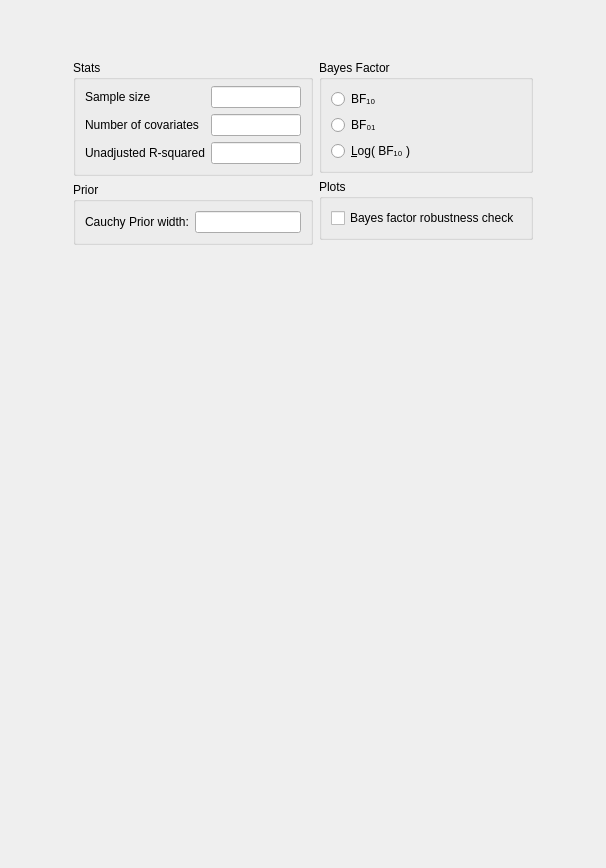
<?xml version="1.0" encoding="UTF-8"?>
<ui version="4.0">
 <class>RegressionBayesianSummaryStatisticsForm</class>
 <widget class="QWidget" name="RegressionBayesianSummaryStatisticsForm">
  <property name="geometry">
   <rect>
    <x>0</x>
    <y>0</y>
    <width>606</width>
    <height>868</height>
   </rect>
  </property>
  <property name="sizePolicy">
   <sizepolicy hsizetype="Fixed" vsizetype="Preferred">
    <horstretch>0</horstretch>
    <verstretch>0</verstretch>
   </sizepolicy>
  </property>
  <property name="windowTitle">
   <string>Form</string>
  </property>
  <layout class="QGridLayout" name="gridLayout">
   <property name="verticalSpacing">
    <number>0</number>
   </property>
   <item row="1" column="0">
    <widget class="QWidget" name="gridWidget" native="true">
     <property name="sizePolicy">
      <sizepolicy hsizetype="Fixed" vsizetype="Fixed">
       <horstretch>0</horstretch>
       <verstretch>0</verstretch>
      </sizepolicy>
     </property>
     <layout class="QGridLayout" name="gridLayout_7">
      <property name="leftMargin">
       <number>0</number>
      </property>
      <property name="rightMargin">
       <number>0</number>
      </property>
      <property name="bottomMargin">
       <number>0</number>
      </property>
      <item row="0" column="0">
       <spacer name="verticalSpacer_3">
        <property name="orientation">
         <enum>Qt::Vertical</enum>
        </property>
        <property name="sizeHint" stdset="0">
         <size>
          <width>20</width>
          <height>40</height>
         </size>
        </property>
       </spacer>
      </item>
      <item row="2" column="0">
       <widget class="QWidget" name="widget_2" native="true">
        <property name="maximumSize">
         <size>
          <width>240</width>
          <height>16777215</height>
         </size>
        </property>
        <layout class="QGridLayout" name="gridLayout_5">
         <property name="leftMargin">
          <number>0</number>
         </property>
         <property name="topMargin">
          <number>0</number>
         </property>
         <property name="rightMargin">
          <number>0</number>
         </property>
         <property name="bottomMargin">
          <number>0</number>
         </property>
         <item row="12" column="0">
          <spacer name="verticalSpacer">
           <property name="orientation">
            <enum>Qt::Vertical</enum>
           </property>
           <property name="sizeHint" stdset="0">
            <size>
             <width>20</width>
             <height>40</height>
            </size>
           </property>
          </spacer>
         </item>
         <item row="6" column="0">
          <widget class="GroupBox" name="groupBox">
           <property name="title">
            <string>Stats</string>
           </property>
           <layout class="QGridLayout" name="gridLayout_11">
            <property name="topMargin">
             <number>6</number>
            </property>
            <item row="0" column="3">
             <widget class="QLabel" name="label">
              <property name="text">
               <string>Sample size</string>
              </property>
             </widget>
            </item>
            <item row="0" column="4">
             <widget class="BoundTextBox" name="sampleSize"/>
            </item>
            <item row="1" column="4">
             <widget class="BoundTextBox" name="numberOfCovariates"/>
            </item>
            <item row="2" column="4">
             <widget class="BoundTextBox" name="unadjustedRSquared"/>
            </item>
            <item row="1" column="3">
             <widget class="QLabel" name="label_4">
              <property name="text">
               <string>Number of covariates</string>
              </property>
             </widget>
            </item>
            <item row="2" column="3">
             <widget class="QLabel" name="label_5">
              <property name="text">
               <string>Unadjusted R-squared</string>
              </property>
             </widget>
            </item>
           </layout>
          </widget>
         </item>
         <item row="7" column="0">
          <widget class="BoundGroupBox" name="missingValues">
           <property name="title">
            <string>Prior</string>
           </property>
           <property name="flat">
            <bool>false</bool>
           </property>
           <layout class="QGridLayout" name="gridLayout_6">
            <item row="0" column="1">
             <widget class="BoundTextBox" name="priorWidth"/>
            </item>
            <item row="0" column="0">
             <widget class="QLabel" name="label_2">
              <property name="text">
               <string>Cauchy Prior width:</string>
              </property>
             </widget>
            </item>
           </layout>
          </widget>
         </item>
        </layout>
       </widget>
      </item>
      <item row="2" column="1">
       <widget class="QWidget" name="widget_3" native="true">
        <property name="sizePolicy">
         <sizepolicy hsizetype="Preferred" vsizetype="Preferred">
          <horstretch>0</horstretch>
          <verstretch>0</verstretch>
         </sizepolicy>
        </property>
        <layout class="QGridLayout" name="gridLayout_2">
         <property name="leftMargin">
          <number>0</number>
         </property>
         <property name="topMargin">
          <number>0</number>
         </property>
         <property name="rightMargin">
          <number>0</number>
         </property>
         <property name="bottomMargin">
          <number>0</number>
         </property>
         <item row="3" column="0">
          <widget class="BoundGroupBox" name="bayesFactorType">
           <property name="title">
            <string>Bayes Factor</string>
           </property>
           <property name="flat">
            <bool>false</bool>
           </property>
           <layout class="QGridLayout" name="gridLayout_13">
            <item row="0" column="0">
             <widget class="QRadioButton" name="_1">
              <property name="sizePolicy">
               <sizepolicy hsizetype="Fixed" vsizetype="Fixed">
                <horstretch>0</horstretch>
                <verstretch>0</verstretch>
               </sizepolicy>
              </property>
              <property name="text">
               <string>BF₁₀</string>
              </property>
             </widget>
            </item>
            <item row="1" column="0">
             <widget class="QRadioButton" name="_2">
              <property name="sizePolicy">
               <sizepolicy hsizetype="Fixed" vsizetype="Fixed">
                <horstretch>0</horstretch>
                <verstretch>0</verstretch>
               </sizepolicy>
              </property>
              <property name="text">
               <string>BF₀₁</string>
              </property>
             </widget>
            </item>
            <item row="2" column="0">
             <widget class="QRadioButton" name="_3">
              <property name="sizePolicy">
               <sizepolicy hsizetype="Fixed" vsizetype="Fixed">
                <horstretch>0</horstretch>
                <verstretch>0</verstretch>
               </sizepolicy>
              </property>
              <property name="text">
               <string>&amp;Log( BF₁₀ )</string>
              </property>
             </widget>
            </item>
            <item row="1" column="1">
             <spacer name="horizontalSpacer_3">
              <property name="orientation">
               <enum>Qt::Horizontal</enum>
              </property>
              <property name="sizeHint" stdset="0">
               <size>
                <width>40</width>
                <height>20</height>
               </size>
              </property>
             </spacer>
            </item>
           </layout>
          </widget>
         </item>
         <item row="6" column="0">
          <spacer name="verticalSpacer_4">
           <property name="orientation">
            <enum>Qt::Vertical</enum>
           </property>
           <property name="sizeHint" stdset="0">
            <size>
             <width>20</width>
             <height>40</height>
            </size>
           </property>
          </spacer>
         </item>
         <item row="4" column="0">
          <widget class="GroupBox" name="plotsGroup">
           <property name="title">
            <string>Plots</string>
           </property>
           <layout class="QGridLayout" name="gridLayout_4">
            <item row="0" column="0" colspan="2">
             <widget class="BoundCheckBox" name="plotBayesFactorRobustness">
              <property name="sizePolicy">
               <sizepolicy hsizetype="Fixed" vsizetype="Fixed">
                <horstretch>0</horstretch>
                <verstretch>0</verstretch>
               </sizepolicy>
              </property>
              <property name="text">
               <string>Bayes factor robustness check</string>
              </property>
             </widget>
            </item>
           </layout>
          </widget>
         </item>
        </layout>
       </widget>
      </item>
     </layout>
    </widget>
   </item>
   <item row="2" column="0">
    <spacer name="verticalSpacer_2">
     <property name="orientation">
      <enum>Qt::Vertical</enum>
     </property>
     <property name="sizeHint" stdset="0">
      <size>
       <width>20</width>
       <height>40</height>
      </size>
     </property>
    </spacer>
   </item>
  </layout>
 </widget>
 <customwidgets>
  <customwidget>
   <class>GroupBox</class>
   <extends>QGroupBox</extends>
   <header>widgets/groupbox.h</header>
   <container>1</container>
  </customwidget>
  <customwidget>
   <class>BoundTextBox</class>
   <extends>QLineEdit</extends>
   <header>widgets/boundtextbox.h</header>
  </customwidget>
  <customwidget>
   <class>BoundGroupBox</class>
   <extends>QGroupBox</extends>
   <header>widgets/boundgroupbox.h</header>
   <container>1</container>
  </customwidget>
  <customwidget>
   <class>BoundCheckBox</class>
   <extends>QCheckBox</extends>
   <header>widgets/boundcheckbox.h</header>
  </customwidget>
 </customwidgets>
 <resources/>
 <connections/>
</ui>
